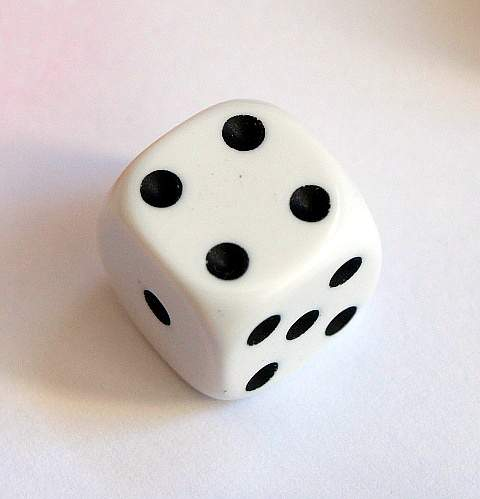
#> input picture kostki_ex/kostka_00.JPG, 480 x 499 px, given in place of kostka_05.JPG, which was not available
$ python kostki.py   (older library calls are emulated)
#> lines starting #> are read from the running program, lines starting #| are printed output that depends on the picture; after the words box and inside, x2 and y2 are one past the last pixel; in counts of white or black regions, pixels touching at a corner belong together; pictures that were not available may be replaced by others from this repository, and a replacement may not be noted
#!/usr/bin/env python
# -*- coding: utf-8 -*-
import math
import numpy as np
from skimage import io
from skimage import filter
from skimage import measure
from skimage.morphology import disk
# from random import randint


CONFIDENCE_INTERVAL = 0.1
THRESHOLD_LEVEL = 0.4


def perfect_six(args):
    return {'perfect_for_corner': [1.0, 1.6, 1.88, 2.0, 2.56], 'perfect_for_side': [1.0, 1.0, 1.6, 1.88, 1.88]}


def perfect_five(args):
    return {'perfect_for_corner': [1.0, 1.41, 1.41, 2.0], 'perfect_for_center': [1.0, 1.0, 1.0, 1.0]}


def perfect_four(args):
    return {'perfect_for_corner': [1.0, 1.0, 1.41]}


def perfect_three(args):
    return {'perfect_for_corner': [1.0, 2.0], 'perfect_for_center': [1.0, 1.0]}


def perfect_two(r):
    return {'perfect_for_corner': [8.0*r[0]]}


def threshold(image):
    for i in range(len(image)):
        for j in range(len(image[i])):
            if image[i][j] < THRESHOLD_LEVEL:
                image[i][j] = 0
            else:
                image[i][j] = 1
    return image


def convert_image(image):
    image = threshold(image)
    image = filter.rank.median(image, disk(18))
    return image


def load_image(i):
    try:
        if i < 10:
            image = io.imread('kostki_ex/' + 'kostka_0' + str(i) + '.JPG', as_grey=True)
        else:
            image = io.imread('kostki_ex/' + 'kostka_' + str(i) + '.JPG', as_grey=True)
        return image
    except FileNotFoundError:
        blank_image = np.zeros((50, 50), np.uint8)
        return blank_image


# [6 lines left out: function load_all_from_range, not called in this run]


def circle_center(contour):
    x = 0
    y = 0
    for i in range(len(contour)):
        x += contour[i][0]
        y += contour[i][1]
    return [x/len(contour), y/len(contour)]


def point_distance(point1, point2):
    return math.sqrt(math.pow(point1[0] - point2[0], 2) + math.pow(point1[1] - point2[1], 2))


def avg_radius(contour, center):
    r = 0
    for i in range(len(contour)):
        r += point_distance(contour[i], center)
    return r/len(contour)


def check_circle(contour, center, avgr):
    hits = 0
    for i in range(len(contour)):
        r = point_distance(contour[i], center)
        if avgr + 0.1*avgr >= r >= avgr - 0.1*avgr:
            hits += 1
    return hits/len(contour)


def draw_contours(image):
    contours = measure.find_contours(image, level=0)

    sum_shape = 0.0
    for n, contour in enumerate(contours):
        sum_shape += contour.shape[0]
    avg = sum_shape/len(contours)

    circles = []
    radius = []

    for n, contour in enumerate(contours):
        cc = circle_center(contour)
        average_radius = avg_radius(contour, cc)
        accuracy = check_circle(contour, cc, average_radius)
        if accuracy > 0.95:
            circles.append(cc)
            radius.append(average_radius)

    return circles, radius


# [38 lines left out: functions unified_length_to_rest, arrays_probably_match, are_proper_dice_configuration, get_from_binary_coded, not called in this run]


def check_radius(circles, binary, radius_list):
    return get_from_binary_coded(circles, binary, radius_list)


# [12 lines left out: function find_configuration, not called in this run]


def print_result(res):
    print('Wynik: ', res)


# [8 lines left out: function option, not called in this run]


def main():
    image = load_image(5)
#> in load_image, `image = io.imread('kostki_ex/' + 'kostka_0' + str(i) + '.JPG', as_grey..`:
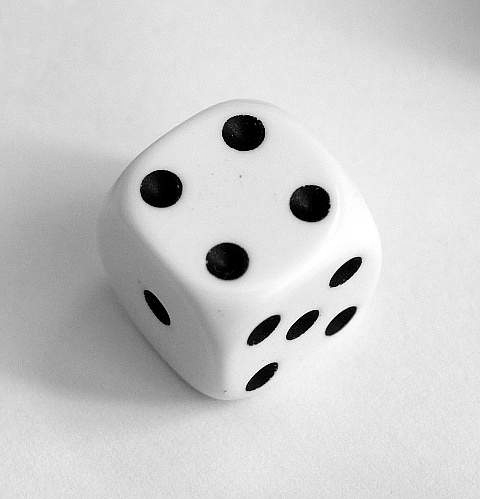
#> image: shape (499, 480) float64; min 0, max 1, mean 0.803
    image = convert_image(image)
#> after the loop in threshold, `for i in range(len(image)):`:
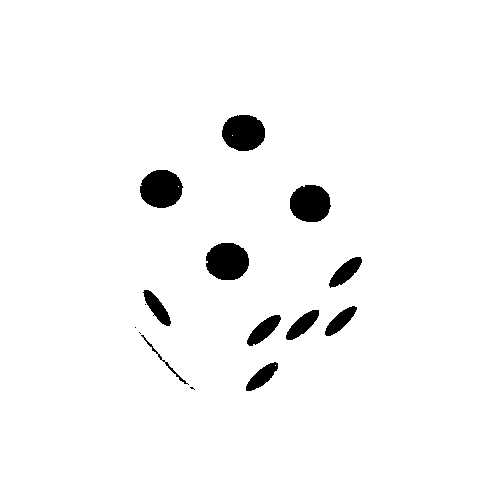
#> image: shape (499, 480) float64; values 0 (black) and 1 (white), 96.7% white; 15 black regions (4 under 20 px), largest, box (x1, y1, x2, y2) and area: (206, 243, 249, 280) 1285, (140, 170, 183, 208) 1272, (222, 115, 265, 151) 1239
#> in convert_image, `image = filter.rank.median(image, disk(18))`:
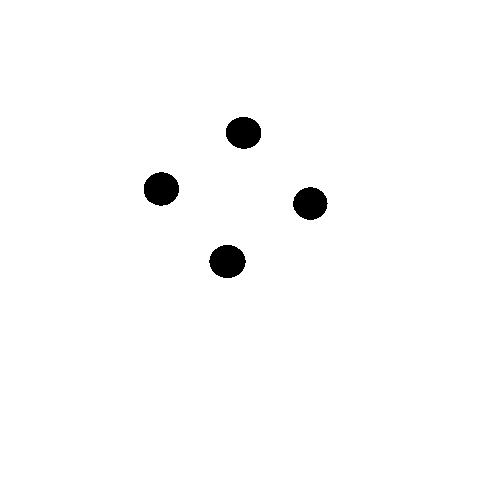
#> image: shape (499, 480); 98.5% white; 4 black regions, box (x1, y1, x2, y2) and area: (209, 245, 246, 278) 939, (144, 172, 179, 206) 925, (226, 117, 261, 149) 888, (293, 187, 328, 220) 874
    circles, radius_list = draw_contours(image)
#> in draw_contours, `contours = measure.find_contours(image, level=0)`: contours = 4 point arrays, longest 97 points
#> the loop in draw_contours, `for n, contour in enumerate(contours):` made 4 passes
#> sum_shape on passes 1 to 4: 94, 190, 283, 380
#> after the loop in draw_contours, `for n, contour in enumerate(contours):`: sum_shape = 380
#> in draw_contours, `avg = sum_shape/len(contours)`: avg = 95
#> the loop in draw_contours, `for n, contour in enumerate(contours):` made 4 passes
#> (cc, average_radius) on passes 1 to 4: ([132.5, 243.2], 16.36), ([188.8, 160.8], 16.7), ([203.2, 309.9], 16.23), ([261.2, 227], 16.83)
#> after the loop in draw_contours, `for n, contour in enumerate(contours):`: circles = [[132.5, 243.2], [188.8, 160.8], [203.2, 309.9], [261.2, 227]]; radius = [16.36, 16.7, 16.23, 16.83]
#> radius_list = [16.36, 16.7, 16.23, 16.83]
    print('Kontury: ', len(circles))
#| Kontury:  4
    for i in range(6, 0):
        if i == 1:
            print_result(i)
        elif i == 2:
            if find_configuration(circles, 2, option(i), radius_list):
                print_result(i)
                break
        elif find_configuration(circles, i, option(i)):
            print_result(i)
            break
    exit(0)
#> (the program exits here)
